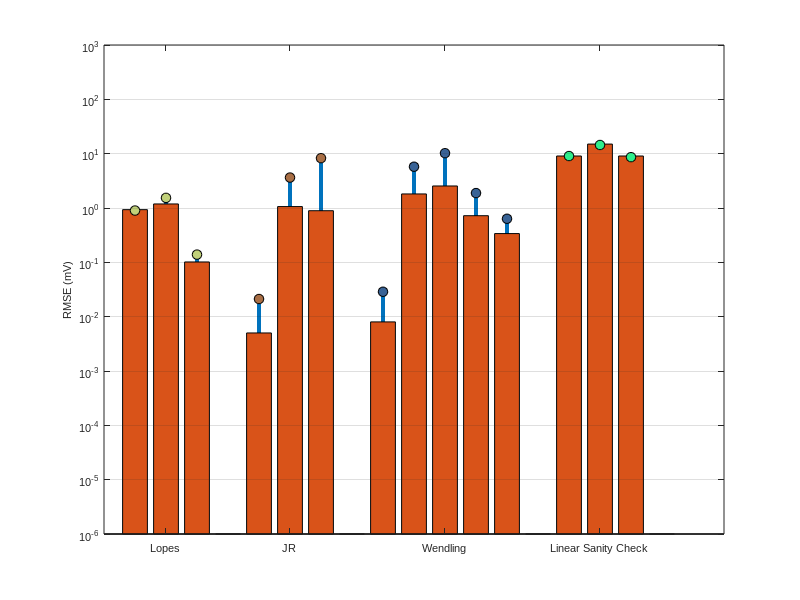

Write the MATLAB code that produced this figure.

FS = 8;             % fontsize - point
FS_Panel_Label = 12;

font = 'arial';
fig_width = 17;  % cm
fig_height = 7;  % cm

LW = 0.5;         % linewidth

fig_filename = '/Users/kelvin/Dropbox/CRLBNeuro/manuscript/figures/pdf/CRBbar.pdf';
figure('units','centimeters','papersize',[fig_height fig_width],'filename',fig_filename,'position',[2 2 fig_width fig_height]);

load crb_ekf_results.mat

%%
mseBar = [];
crbBar = [];
for iModel=1:length(mseModels)
    mseBar = [mseBar; sqrt(mseModels{iModel}); nan];
    crbBar = [crbBar; sqrt(crbModels{iModel}); nan];
end


b2=bar(mseBar(:)','BaseValue',1e-6,'BarWidth',0.15); hold on;
b1=bar(crbBar(:)','BaseValue',1e-6); hold on;
set(gca,'YScale','log','YGrid','on')
% set(gca,'YScale','linear','YGrid','on')
set(b2,'EdgeColor','none')


ch1 = get(b1,'children');
ch2 = get(b2,'children');
cind = [1;1;1;1;2;2;2;2;3;3;3;3;3;3;4;4;4;4];
set(ch1,'FaceVertexCData',cind)
set(ch2,'FaceVertexCData',cind)
cmap = [0.7556 0.8196 0.4769; 0.6590 0.4332 0.2696; 0.2245 0.3898 0.5888; 0.1831 0.9336 0.5528];
% cmap = rand(4,3);
colormap(cmap);

for i=1:length(mseBar)
l1=plot(i,mseBar(i),'o');
set(l1,'MarkerSize',7,'MarkerEdgeColor','k','MarkerFaceColor',cmap(cind(i),:));
end

laby=ylabel('RMSE (mV)');
set(gca,'XTick',[2 6 11 16],'XTickLabel',{'Lopes','JR','Wendling','Linear Sanity Check'})
% set(gca,'YTick',[1e-6 1e-4 1e-2 1e0 1e2])
ylim([1e-6 1e3])
% ylim([0 10])

set([gca laby],'fontsize',FS,'fontname',font)

return
%%
export_fig(fig_filename)